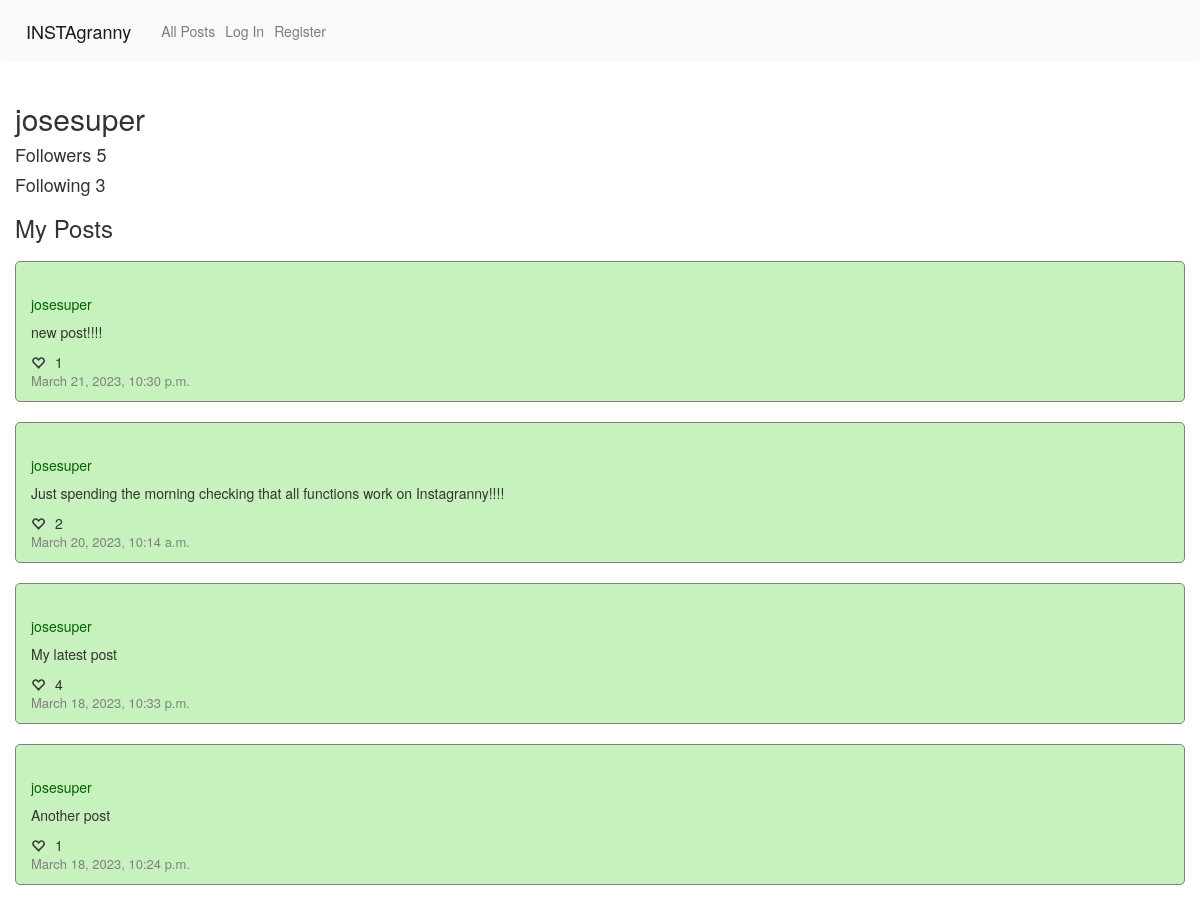
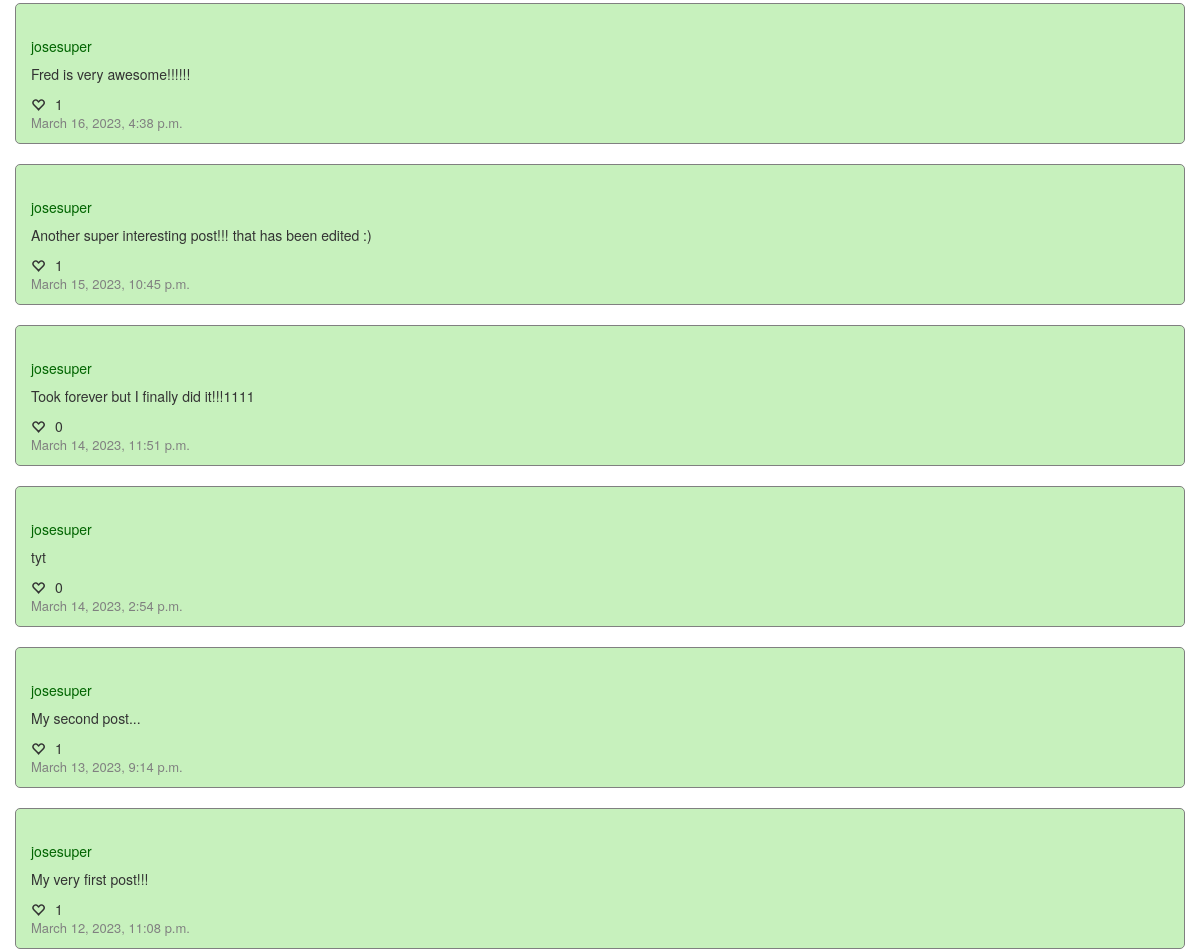
The app's page /josesuper with its own data (2 pictures, top to bottom).
### network/models.py (models this page shows, shortened)
class User(AbstractUser):
    followers = models.ManyToManyField('self', symmetrical=False, blank=True, related_name="following")
    def __str__(self):
        return f"{self.username}"

class Post(models.Model):
    poster = models.ForeignKey(User,on_delete=models.PROTECT, related_name="user_posts")
    body = models.TextField(max_length=300)
    liked_by = models.ManyToManyField(User, blank=True, related_name='liked_posts')
    timestamp = models.DateTimeField(default=datetime.today)

### network/views.py (the view)
# urls.py: path("<str:username>", views.profile_view, name="profile"),
def profile_view(request, username):
    user = request.user
    profile = User.objects.get(username=username)
    users_following = profile.followers.all()
    followed = False
    for user_following in users_following:
        if user_following == user:
            followed = True
    if request.method == "POST":
        if request.POST["formtype"] == "follow":
            profile.followers.add(user)
            return redirect("network:profile", username)
        elif request.POST["formtype"] == "unfollow":
            profile.followers.remove(user)
            return redirect("network:profile", username)
    else:
        posts = Post.objects.filter(poster=profile).order_by('-timestamp')
        page_number = request.GET.get('page', 1)
        paginator = Paginator(posts, 10)
        page = paginator.get_page(page_number)
        return render(request, "network/profile.html", {
            "profile": profile,
            "followed": followed,
            "page": page
        })

### network/templates/network/profile.html (shortened to what this page needs)
{% extends "network/layout.html" %}
{% load static %}
{% block body %}
<div class="container-fluid">
    <h2>{{ profile.username }}</h2>
    <h4>Followers {{ profile.followers.count }}</h4>
    <h4>Following {{ profile.following.count }}</h4>
    <h3> My Posts</h3>
    {% for post in page %}
    <div class="post-section">
        <h5><a id="post-poster-{{ post.id }}" class="profilename" href="/{{ post.poster }}">{{ post.poster }}</a></h5>
        <p id="post-body-{{ post.id }}">{{ post.body }}</p>
        <div class="row align-items-center">
            <div id="likes-{{ post.id }}" class="col heart-col">
                {% if user in post.liked_by.all %}
                <i class="glyphicon glyphicon-heart" data-liked="True" data-like="{{ post.id }}"></i>
                {% else %}
                <i class="glyphicon glyphicon-heart-empty" data-liked="False" data-like="{{ post.id }}"></i>
                {% endif %}
                <p id="like-count-{{ post.id }}">{{ post.liked_by.all|length }}</p>
            </div>
        </div>
        <p class="timestamp">{{ post.timestamp }}</p>
    </div>
    {% endfor %}
</div>
{% endblock %}

### network/static/network/styles.css (style rules this page uses)
h2 { margin-top: 15px; margin-bottom: 15px; }
.post-section { margin-top: 20px; border-style: solid; border-width: thin; border-color: grey; border-radius: 5px; padding: 25px 15px 0px 15px; background-color: #c7f1bd; }
.post-section .heart-col { padding-right: 10px; }
.heart-col { display: inline-flex; align-items: center; }
.heart-col p { margin-left: 10px; margin-bottom: 0; }
.timestamp { font-size: small; color: grey; }
.profilename { color: darkgreen; }

### records on screen
User: username "josesuper", followers.count "5", following.count "3"
Post: poster "josesuper", body "new post!!!!", liked_by.all|length "1", timestamp "March 21, 2023, 10:30 p.m."
Post: poster "josesuper", body "Just spending the morning checking that all functions work on Instagranny!!!!", liked_by.all|length "2", timestamp "March 20, 2023, 10:14 a.m."
Post: poster "josesuper", body "My latest post", liked_by.all|length "4", timestamp "March 18, 2023, 10:33 p.m."
Post: poster "josesuper", body "Another post", liked_by.all|length "1", timestamp "March 18, 2023, 10:24 p.m."
Post: poster "josesuper", body "Fred is very awesome!!!!!!", liked_by.all|length "1", timestamp "March 16, 2023, 4:38 p.m."
Post: poster "josesuper", body "Another super interesting post!!! that has been edited :)", liked_by.all|length "1", timestamp "March 15, 2023, 10:45 p.m."
Post: poster "josesuper", body "Took forever but I finally did it!!!1111", liked_by.all|length "0", timestamp "March 14, 2023, 11:51 p.m."
Post: poster "josesuper", body "tyt", liked_by.all|length "0", timestamp "March 14, 2023, 2:54 p.m."
Post: poster "josesuper", body "My second post...", liked_by.all|length "1", timestamp "March 13, 2023, 9:14 p.m."
Post: poster "josesuper", body "My very first post!!!", liked_by.all|length "1", timestamp "March 12, 2023, 11:08 p.m."
